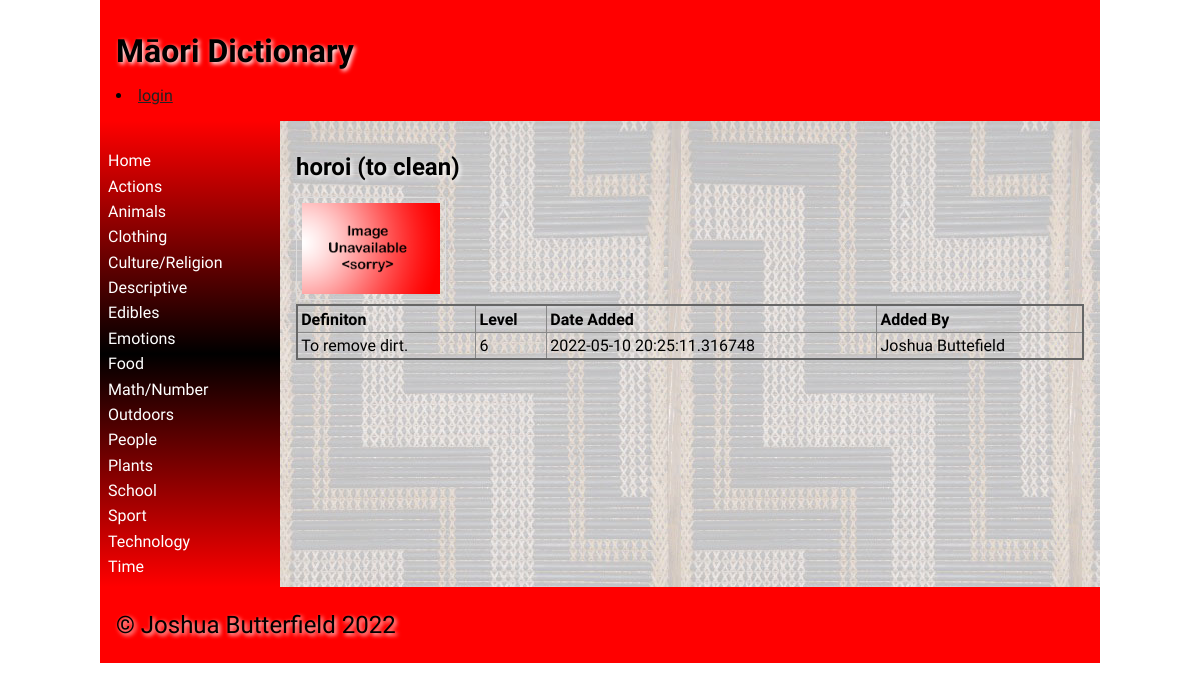
The page /word?type=horoi on the database its author committed.
### tables this page shows
CREATE TABLE categories
(
	id integer
		constraint categories_pk
			primary key autoincrement,
	cat_name varchar(40)
);

CREATE TABLE "dict_data"
(
	id integer
		constraint dict_data_pk
			primary key autoincrement,
	maori varchar(30),
	english varchar(30),
	description varchar(100),
	level integer,
	image varchar(30),
	cat_name varchar(30),
	timestamp datetime
, user varchar(30));

### app.py (the view)
@app.route('/word')
def render_word():
    category = get_categories()  # displaying categories
    word_selected = request.args.get('type')  # grabs the word clicked
    con = create_connection(DATABASE)
    query = "SELECT id, english, description, level, image, timestamp, user FROM dict_data WHERE maori = " \
            "'" + word_selected + "'"
    cur = con.cursor()
    cur.execute(query)
    word_info = cur.fetchall()
    con.commit()
    con.close()
    return render_template('word.html', word_selected=word_selected, word_info=word_info, logged_in=is_logged_in(),
                           categories_list=category, teacher=is_teacher())

### app.py (called while the page is built)
def create_connection(db_file):
    try:
        connection = sqlite3.connect(db_file)
        connection.execute('pragma foreign_keys=ON')
        return connection
    except Error as e:
        print(e)
    return None

def is_logged_in():
    if session.get("email") is None:
        print("Not logged in")
        return False
    else:
        print("Logged in")
        return True

def is_teacher():
    if session.get("teacher") == 1:
        print("User is not a teacher")
        return False
    if session.get("teacher") == 0:
        print("User is a teacher")
        return True

def get_categories():
    if request.method == 'GET':
        query = "SELECT cat_name FROM categories"
        con = create_connection(DATABASE)
        cur = con.cursor()
        cur.execute(query, ())
        category = cur.fetchall()
        print(category)
        con.commit()
        con.close()
        return category

### templates/word.html (shortened to what this page needs)
{% extends 'base.html' %}
{% block main %}
{% for dict_data in word_info %}
<h2>{{ word_selected }} ({{dict_data[1]}})</h2>
<table class="table">
    <thead>
        <tr>
            <td><strong>Definiton</strong></td>
            <td><strong>Level</strong></td>
            <td><strong>Date Added</strong></td>
            <td><strong>Added By</strong></td>
        </tr>
    </thead>
    <tbody>
        <tr>
            <td>{{dict_data[2]}}</td>
            <td>{{dict_data[3]}}</td>
            <td>{{dict_data[5]}}</td>
            <td>{{ dict_data[6] }}</td>
            <img src="/static/images/{{ dict_data[4] }}">
        </tr>
    </tbody>
</table>
{% endfor %}
{% endblock %}

### templates/base.html (shortened to what this page needs)
<!doctype html>
<html lang="en">
<head>
	<link href="{{ url_for('static', filename='css/style.css') }}" rel="stylesheet">
</head>
<body>
	<div id="container">
		<header>
			<h1>{% block heading %}Māori Dictionary{% endblock %}</h1>
            {% if logged_in %}
                <li><a href="\logout">logout</a></li>
            {% else %}
                <li><a href="\login">login</a></li>
            {% endif %}
		</header>
		<nav>
			<ul>
                <li><a href="\">Home</a></li>
				{% for i in categories_list %}
					<li><a href="{{ url_for('categories', type=i) }}">{{ i[0] }}</a></li>
				{% endfor %}
			</ul>
		</nav>
		<main>
            {% block main%}{% endblock %}
        </main>
		<footer>
			<p>
				&copy; Joshua Butterfield 2022
			</p>
		</footer>
	</div>
</body>
</html>

### static/css/style.css (style rules this page uses)
* { font-family: Comfortaa, sans-serif; margin: 0; padding: 0; box-sizing: border-box; }
#container { display: grid; grid-template-columns: 75px auto; grid-template-areas: 'nav header' 'main main' 'footer footer'; }
header { grid-area: header; background-color: #f00; padding: 1rem; }
nav { grid-area: nav; }
main { grid-area: main; padding: 1rem; background-color: #edd; }
h1, h2, h3, h4 { padding: 1rem 0; font-family: 'Suez One', serif; color: #000; text-shadow: 2px 2px 4px #fff; }
p { padding: 0.5rem 0; }
a { color: #222; }
img { border: 1px solid #ddd; border-radius: 4px; padding: 5px; width: 150px; }
table { width: 100%; border: 2px solid #666; border-collapse: collapse; }
th, td { border: 1px solid #888; padding: 0.2rem; text-align: left; }
footer { grid-area: footer; padding: 1rem; background-color: #f00; }
footer p { color: #000; text-shadow: 2px 2px 4px #fff; font-size: 1.5rem; }
@media only screen and (min-width: 768px) { #container { grid-template-columns: 180px auto; grid-template-areas: 'header header' 'nav main' 'footer footer'; } }
@media only screen and (min-width: 768px) { nav { background: linear-gradient(180deg, rgba(255,0,0,1) 0%, rgba(0, 0, 0, 1) 50%, rgba(255,0,0,1) 100%); padding: 0.5rem; } }
@media only screen and (min-width: 768px) { nav ul { list-style: none; } }
@media only screen and (min-width: 768px) { nav li { padding: 0.2rem 0; } }
@media only screen and (min-width: 768px) { nav a { color: #fff; text-decoration: none; } }
@media only screen and (min-width: 768px) { main { background-image: url('/poutama.jpg'); } }
@media only screen and (min-width: 1000px) { #container { width: 1000px; margin: auto; } }

### rows shown on the page
categories: cat_name "Actions"
categories: cat_name "Animals"
categories: cat_name "Clothing"
categories: cat_name "Culture/Religion"
categories: cat_name "Descriptive"
categories: cat_name "Edibles"
categories: cat_name "Emotions"
categories: cat_name "Food"
categories: cat_name "Math/Number"
categories: cat_name "Outdoors"
categories: cat_name "People"
categories: cat_name "Plants"
categories: cat_name "School"
categories: cat_name "Sport"
categories: cat_name "Technology"
categories: cat_name "Time"
dict_data: maori "horoi", english "to clean", description "To remove dirt.", level "6", timestamp "2022-05-10 20:25:11.316748", user "Joshua Buttefield", image (placeholder picture)
